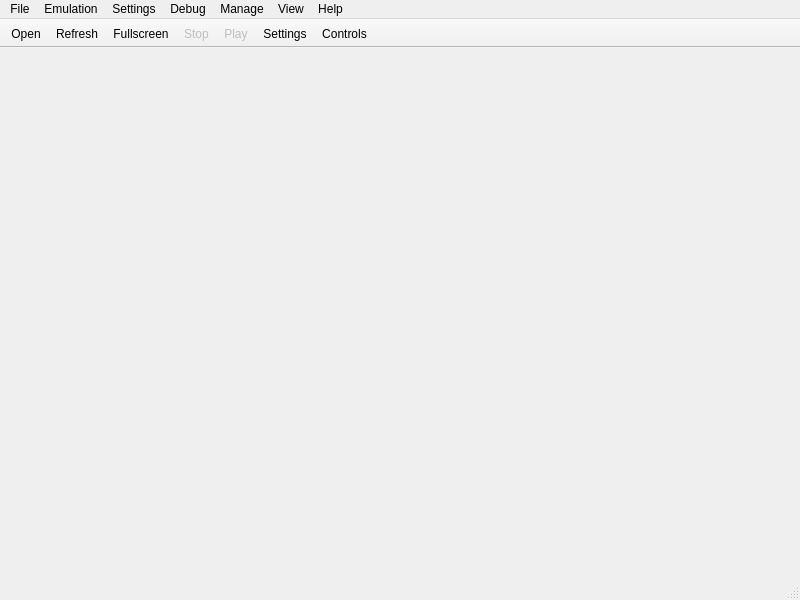
<?xml version="1.0" encoding="UTF-8"?>
<ui version="4.0">
 <class>MainWindow</class>
 <widget class="QMainWindow" name="MainWindow">
  <property name="geometry">
   <rect>
    <x>0</x>
    <y>0</y>
    <width>800</width>
    <height>600</height>
   </rect>
  </property>
  <widget class="QWidget" name="centralwidget"/>
  <widget class="QMenuBar" name="menubar">
   <property name="geometry">
    <rect>
     <x>0</x>
     <y>0</y>
     <width>800</width>
     <height>21</height>
    </rect>
   </property>
   <widget class="QMenu" name="menuFile">
    <property name="title">
     <string>File</string>
    </property>
    <addaction name="install_firmware_action"/>
    <addaction name="install_pkg_action"/>
    <addaction name="install_zip_action"/>
    <addaction name="install_license_action"/>
    <addaction name="separator"/>
    <addaction name="exit_action"/>
   </widget>
   <widget class="QMenu" name="menuEmulation">
    <property name="title">
     <string>Emulation</string>
    </property>
    <addaction name="pause_action"/>
    <addaction name="stop_action"/>
   </widget>
   <widget class="QMenu" name="menuConfiguration">
    <property name="title">
     <string>Settings</string>
    </property>
    <addaction name="settings_cpu_action"/>
    <addaction name="settings_gpu_action"/>
    <addaction name="settings_audio_action"/>
    <addaction name="settings_camera_action"/>
    <addaction name="settings_system_action"/>
    <addaction name="settings_emulator_action"/>
    <addaction name="settings_gui_action"/>
    <addaction name="settings_network_action"/>
    <addaction name="settings_advanced_action"/>
    <addaction name="settings_debug_action"/>
    <addaction name="separator"/>
    <addaction name="controls_action"/>
   </widget>
   <widget class="QMenu" name="menuDebug">
    <property name="title">
     <string>Debug</string>
    </property>
    <addaction name="debug_threads_action"/>
    <addaction name="debug_mutexes_action"/>
    <addaction name="debug_lw_mutexes_action"/>
    <addaction name="debug_condvars_action"/>
    <addaction name="debug_lw_condvars_action"/>
    <addaction name="debug_semaphores_action"/>
    <addaction name="debug_event_flags_action"/>
    <addaction name="debug_allocations_action"/>
    <addaction name="debug_disassembly_action"/>
   </widget>
   <widget class="QMenu" name="menuManage">
    <property name="title">
     <string>Manage</string>
    </property>
    <addaction name="vita_themes_action"/>
    <addaction name="trophy_collection_action"/>
    <addaction name="patch_manager_action"/>
    <addaction name="save_data_manager_action"/>
    <addaction name="user_management_action"/>
   </widget>
   <widget class="QMenu" name="menuView">
    <property name="title">
     <string>View</string>
    </property>
    <addaction name="show_apps_list_action"/>
    <addaction name="show_log_action"/>
    <addaction name="separator"/>
    <addaction name="show_title_bars_action"/>
    <addaction name="show_toolbar_action"/>
   </widget>
   <widget class="QMenu" name="menuHelp">
    <property name="title">
     <string>Help</string>
    </property>
    <addaction name="welcome_dialog_action"/>
    <addaction name="separator"/>
    <addaction name="check_for_updates_action"/>
    <addaction name="separator"/>
    <addaction name="about_qt_action"/>
    <addaction name="about_action"/>
   </widget>
   <addaction name="menuFile"/>
   <addaction name="menuEmulation"/>
   <addaction name="menuConfiguration"/>
   <addaction name="menuDebug"/>
   <addaction name="menuManage"/>
   <addaction name="menuView"/>
   <addaction name="menuHelp"/>
  </widget>
  <widget class="QStatusBar" name="statusbar"/>
  <widget class="QToolBar" name="toolBar">
   <property name="contextMenuPolicy">
    <enum>Qt::ContextMenuPolicy::PreventContextMenu</enum>
   </property>
   <property name="windowTitle">
    <string>Tool Bar</string>
   </property>
   <property name="movable">
    <bool>false</bool>
   </property>
   <property name="allowedAreas">
    <set>Qt::ToolBarArea::TopToolBarArea</set>
   </property>
   <property name="iconSize">
    <size>
     <width>30</width>
     <height>30</height>
    </size>
   </property>
   <property name="toolButtonStyle">
    <enum>Qt::ToolButtonStyle::ToolButtonTextUnderIcon</enum>
   </property>
   <property name="floatable">
    <bool>false</bool>
   </property>
   <attribute name="toolBarArea">
    <enum>TopToolBarArea</enum>
   </attribute>
   <attribute name="toolBarBreak">
    <bool>false</bool>
   </attribute>
   <addaction name="toolbar_open"/>
   <addaction name="toolbar_refresh"/>
   <addaction name="toolbar_fullscreen"/>
   <addaction name="toolbar_stop"/>
   <addaction name="toolbar_start"/>
   <addaction name="toolbar_config"/>
   <addaction name="toolbar_controls"/>
  </widget>
  <action name="toolbar_open">
   <property name="text">
    <string>Open</string>
   </property>
  </action>
  <action name="toolbar_refresh">
   <property name="text">
    <string>Refresh</string>
   </property>
  </action>
  <action name="toolbar_stop">
   <property name="enabled">
    <bool>false</bool>
   </property>
   <property name="text">
    <string>Stop</string>
   </property>
  </action>
  <action name="toolbar_start">
   <property name="enabled">
    <bool>false</bool>
   </property>
   <property name="text">
    <string>Play</string>
   </property>
  </action>
  <action name="toolbar_config">
   <property name="text">
    <string>Settings</string>
   </property>
  </action>
  <action name="toolbar_fullscreen">
   <property name="text">
    <string>Fullscreen</string>
   </property>
  </action>
  <action name="toolbar_controls">
   <property name="text">
    <string>Controls</string>
   </property>
  </action>
  <action name="check_for_updates_action">
   <property name="text">
    <string>Check for updates</string>
   </property>
  </action>
  <action name="about_action">
   <property name="text">
    <string>About Vita3k</string>
   </property>
  </action>
  <action name="about_qt_action">
   <property name="text">
    <string>About Qt</string>
   </property>
  </action>
  <action name="install_firmware_action">
   <property name="text">
    <string>Install Firmware (.PUP)</string>
   </property>
  </action>
  <action name="install_pkg_action">
   <property name="text">
    <string>Install Package (.pkg)</string>
   </property>
  </action>
  <action name="install_zip_action">
   <property name="text">
    <string>Install Archive (.zip / .vpk / .vci)</string>
   </property>
  </action>
  <action name="install_license_action">
   <property name="text">
    <string>Install License (.rif / work.bin)</string>
   </property>
  </action>
  <action name="exit_action">
   <property name="text">
    <string>Exit</string>
   </property>
   <property name="menuRole">
    <enum>QAction::MenuRole::QuitRole</enum>
   </property>
  </action>
  <action name="pause_action">
   <property name="enabled">
    <bool>false</bool>
   </property>
   <property name="text">
    <string>Pause</string>
   </property>
  </action>
  <action name="stop_action">
   <property name="enabled">
    <bool>false</bool>
   </property>
   <property name="text">
    <string>Stop</string>
   </property>
  </action>
  <action name="trophy_collection_action">
   <property name="text">
    <string>Trophy Collection</string>
   </property>
  </action>
  <action name="save_data_manager_action">
   <property name="text">
    <string>Save Data Manager</string>
   </property>
  </action>
  <action name="vita_themes_action">
   <property name="text">
    <string>Vita Themes</string>
   </property>
  </action>
  <action name="patch_manager_action">
   <property name="text">
    <string>Patch Manager</string>
   </property>
  </action>
  <action name="user_management_action">
   <property name="text">
    <string>User Management</string>
   </property>
  </action>
  <action name="settings_advanced_action">
   <property name="text">
    <string>Advanced</string>
   </property>
  </action>
  <action name="settings_cpu_action">
   <property name="text">
    <string>CPU</string>
   </property>
  </action>
  <action name="settings_gpu_action">
   <property name="text">
    <string>Graphics</string>
   </property>
  </action>
  <action name="settings_audio_action">
   <property name="text">
    <string>Audio</string>
   </property>
  </action>
  <action name="settings_camera_action">
   <property name="text">
    <string>Camera</string>
   </property>
  </action>
  <action name="settings_system_action">
   <property name="text">
    <string>System</string>
   </property>
  </action>
  <action name="settings_emulator_action">
   <property name="text">
    <string>Emulator</string>
   </property>
  </action>
  <action name="settings_gui_action">
   <property name="text">
    <string>Interface</string>
   </property>
  </action>
  <action name="settings_network_action">
   <property name="text">
    <string>Network</string>
   </property>
  </action>
  <action name="settings_debug_action">
   <property name="text">
    <string>Debug</string>
   </property>
  </action>
  <action name="controls_action">
   <property name="text">
    <string>Controls</string>
   </property>
  </action>
  <action name="show_toolbar_action">
   <property name="checkable">
    <bool>true</bool>
   </property>
   <property name="checked">
    <bool>true</bool>
   </property>
   <property name="text">
    <string>Show Tool Bar</string>
   </property>
  </action>
  <action name="show_title_bars_action">
   <property name="checkable">
    <bool>true</bool>
   </property>
   <property name="checked">
    <bool>true</bool>
   </property>
   <property name="text">
    <string>Show Title Bars</string>
   </property>
  </action>
  <action name="show_apps_list_action">
   <property name="checkable">
    <bool>true</bool>
   </property>
   <property name="checked">
    <bool>true</bool>
   </property>
   <property name="text">
    <string>Show Apps List</string>
   </property>
  </action>
  <action name="show_log_action">
   <property name="checkable">
    <bool>true</bool>
   </property>
   <property name="checked">
    <bool>true</bool>
   </property>
   <property name="text">
    <string>Show Log</string>
   </property>
  </action>
  <action name="welcome_dialog_action">
   <property name="text">
    <string>View Welcome Dialog</string>
   </property>
  </action>
  <action name="debug_threads_action">
   <property name="text">
    <string>Threads</string>
   </property>
  </action>
  <action name="debug_mutexes_action">
   <property name="text">
    <string>Mutexes</string>
   </property>
  </action>
  <action name="debug_lw_mutexes_action">
   <property name="text">
    <string>Lightweight Mutexes</string>
   </property>
  </action>
  <action name="debug_condvars_action">
   <property name="text">
    <string>Condition Variables</string>
   </property>
  </action>
  <action name="debug_lw_condvars_action">
   <property name="text">
    <string>Lightweight Condition Variables</string>
   </property>
  </action>
  <action name="debug_semaphores_action">
   <property name="text">
    <string>Semaphores</string>
   </property>
  </action>
  <action name="debug_event_flags_action">
   <property name="text">
    <string>Event Flags</string>
   </property>
  </action>
  <action name="debug_allocations_action">
   <property name="text">
    <string>Memory Allocations</string>
   </property>
  </action>
  <action name="debug_disassembly_action">
   <property name="text">
    <string>Disassembly</string>
   </property>
  </action>
 </widget>
 <resources/>
 <connections/>
</ui>
